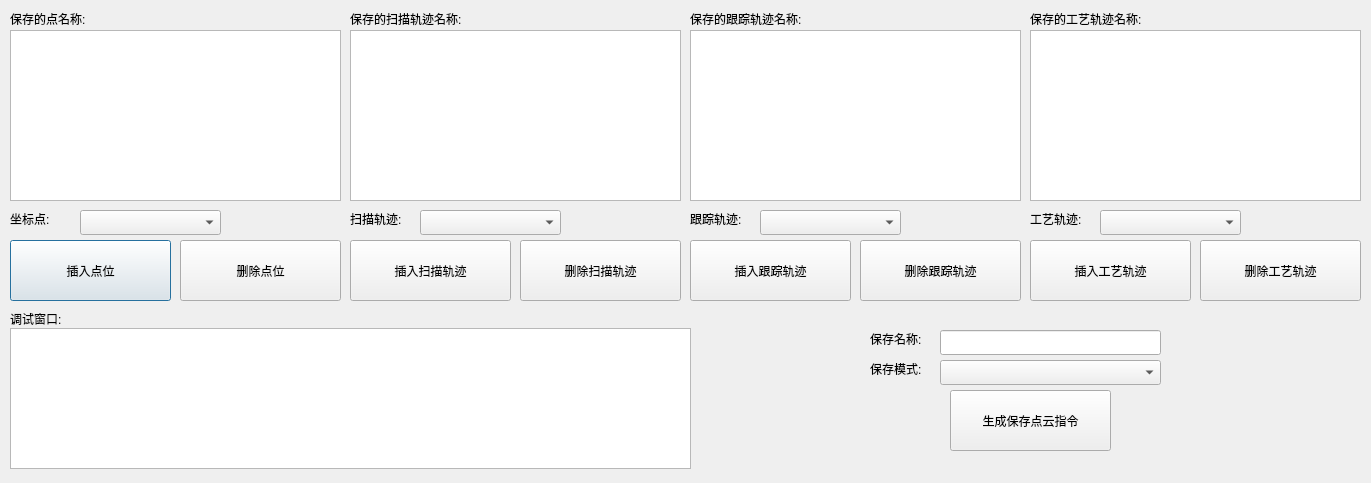
<?xml version="1.0" encoding="UTF-8"?>
<ui version="4.0">
 <class>keysavepcdDlg</class>
 <widget class="QDialog" name="keysavepcdDlg">
  <property name="geometry">
   <rect>
    <x>0</x>
    <y>0</y>
    <width>1371</width>
    <height>483</height>
   </rect>
  </property>
  <property name="windowTitle">
   <string>Dialog</string>
  </property>
  <widget class="QLabel" name="label">
   <property name="geometry">
    <rect>
     <x>10</x>
     <y>310</y>
     <width>67</width>
     <height>17</height>
    </rect>
   </property>
   <property name="text">
    <string>调试窗口:</string>
   </property>
  </widget>
  <widget class="QTextBrowser" name="record">
   <property name="geometry">
    <rect>
     <x>10</x>
     <y>328</y>
     <width>681</width>
     <height>141</height>
    </rect>
   </property>
  </widget>
  <widget class="QLabel" name="label_12">
   <property name="geometry">
    <rect>
     <x>10</x>
     <y>210</y>
     <width>51</width>
     <height>17</height>
    </rect>
   </property>
   <property name="text">
    <string>坐标点:</string>
   </property>
  </widget>
  <widget class="QLabel" name="label_2">
   <property name="geometry">
    <rect>
     <x>10</x>
     <y>10</y>
     <width>101</width>
     <height>17</height>
    </rect>
   </property>
   <property name="text">
    <string>保存的点名称:</string>
   </property>
  </widget>
  <widget class="QPushButton" name="pointsAddBtn">
   <property name="geometry">
    <rect>
     <x>10</x>
     <y>240</y>
     <width>161</width>
     <height>61</height>
    </rect>
   </property>
   <property name="text">
    <string>插入点位</string>
   </property>
  </widget>
  <widget class="QPushButton" name="pointsDelBtn">
   <property name="geometry">
    <rect>
     <x>180</x>
     <y>240</y>
     <width>161</width>
     <height>61</height>
    </rect>
   </property>
   <property name="text">
    <string>删除点位</string>
   </property>
  </widget>
  <widget class="QComboBox" name="pointscomboBox">
   <property name="geometry">
    <rect>
     <x>80</x>
     <y>210</y>
     <width>141</width>
     <height>25</height>
    </rect>
   </property>
  </widget>
  <widget class="QListWidget" name="pointslist">
   <property name="geometry">
    <rect>
     <x>10</x>
     <y>30</y>
     <width>331</width>
     <height>171</height>
    </rect>
   </property>
  </widget>
  <widget class="QPushButton" name="scanAddBtn">
   <property name="geometry">
    <rect>
     <x>350</x>
     <y>240</y>
     <width>161</width>
     <height>61</height>
    </rect>
   </property>
   <property name="text">
    <string>插入扫描轨迹</string>
   </property>
  </widget>
  <widget class="QLabel" name="label_13">
   <property name="geometry">
    <rect>
     <x>350</x>
     <y>210</y>
     <width>71</width>
     <height>17</height>
    </rect>
   </property>
   <property name="text">
    <string>扫描轨迹:</string>
   </property>
  </widget>
  <widget class="QLabel" name="label_3">
   <property name="geometry">
    <rect>
     <x>350</x>
     <y>10</y>
     <width>141</width>
     <height>17</height>
    </rect>
   </property>
   <property name="text">
    <string>保存的扫描轨迹名称:</string>
   </property>
  </widget>
  <widget class="QComboBox" name="scancomboBox">
   <property name="geometry">
    <rect>
     <x>420</x>
     <y>210</y>
     <width>141</width>
     <height>25</height>
    </rect>
   </property>
  </widget>
  <widget class="QListWidget" name="scanlist">
   <property name="geometry">
    <rect>
     <x>350</x>
     <y>30</y>
     <width>331</width>
     <height>171</height>
    </rect>
   </property>
  </widget>
  <widget class="QPushButton" name="scanDelBtn">
   <property name="geometry">
    <rect>
     <x>520</x>
     <y>240</y>
     <width>161</width>
     <height>61</height>
    </rect>
   </property>
   <property name="text">
    <string>删除扫描轨迹</string>
   </property>
  </widget>
  <widget class="QPushButton" name="creatsDelBtn">
   <property name="geometry">
    <rect>
     <x>860</x>
     <y>240</y>
     <width>161</width>
     <height>61</height>
    </rect>
   </property>
   <property name="text">
    <string>删除跟踪轨迹</string>
   </property>
  </widget>
  <widget class="QComboBox" name="creatscomboBox">
   <property name="geometry">
    <rect>
     <x>760</x>
     <y>210</y>
     <width>141</width>
     <height>25</height>
    </rect>
   </property>
  </widget>
  <widget class="QListWidget" name="creatslist">
   <property name="geometry">
    <rect>
     <x>690</x>
     <y>30</y>
     <width>331</width>
     <height>171</height>
    </rect>
   </property>
  </widget>
  <widget class="QLabel" name="label_14">
   <property name="geometry">
    <rect>
     <x>690</x>
     <y>210</y>
     <width>71</width>
     <height>17</height>
    </rect>
   </property>
   <property name="text">
    <string>跟踪轨迹:</string>
   </property>
  </widget>
  <widget class="QPushButton" name="creatsAddBtn">
   <property name="geometry">
    <rect>
     <x>690</x>
     <y>240</y>
     <width>161</width>
     <height>61</height>
    </rect>
   </property>
   <property name="text">
    <string>插入跟踪轨迹</string>
   </property>
  </widget>
  <widget class="QLabel" name="label_4">
   <property name="geometry">
    <rect>
     <x>690</x>
     <y>10</y>
     <width>141</width>
     <height>17</height>
    </rect>
   </property>
   <property name="text">
    <string>保存的跟踪轨迹名称:</string>
   </property>
  </widget>
  <widget class="QComboBox" name="tracescomboBox">
   <property name="geometry">
    <rect>
     <x>1100</x>
     <y>210</y>
     <width>141</width>
     <height>25</height>
    </rect>
   </property>
  </widget>
  <widget class="QPushButton" name="tracesAddBtn">
   <property name="geometry">
    <rect>
     <x>1030</x>
     <y>240</y>
     <width>161</width>
     <height>61</height>
    </rect>
   </property>
   <property name="text">
    <string>插入工艺轨迹</string>
   </property>
  </widget>
  <widget class="QLabel" name="label_15">
   <property name="geometry">
    <rect>
     <x>1030</x>
     <y>210</y>
     <width>71</width>
     <height>17</height>
    </rect>
   </property>
   <property name="text">
    <string>工艺轨迹:</string>
   </property>
  </widget>
  <widget class="QPushButton" name="tracesDelBtn">
   <property name="geometry">
    <rect>
     <x>1200</x>
     <y>240</y>
     <width>161</width>
     <height>61</height>
    </rect>
   </property>
   <property name="text">
    <string>删除工艺轨迹</string>
   </property>
  </widget>
  <widget class="QListWidget" name="traceslist">
   <property name="geometry">
    <rect>
     <x>1030</x>
     <y>30</y>
     <width>331</width>
     <height>171</height>
    </rect>
   </property>
  </widget>
  <widget class="QLabel" name="label_5">
   <property name="geometry">
    <rect>
     <x>1030</x>
     <y>10</y>
     <width>141</width>
     <height>17</height>
    </rect>
   </property>
   <property name="text">
    <string>保存的工艺轨迹名称:</string>
   </property>
  </widget>
  <widget class="QLineEdit" name="savepcdname">
   <property name="geometry">
    <rect>
     <x>940</x>
     <y>330</y>
     <width>221</width>
     <height>25</height>
    </rect>
   </property>
  </widget>
  <widget class="QComboBox" name="savepcdmodecombo">
   <property name="geometry">
    <rect>
     <x>940</x>
     <y>360</y>
     <width>221</width>
     <height>25</height>
    </rect>
   </property>
  </widget>
  <widget class="QPushButton" name="savepcdBtn">
   <property name="geometry">
    <rect>
     <x>950</x>
     <y>390</y>
     <width>161</width>
     <height>61</height>
    </rect>
   </property>
   <property name="text">
    <string>生成保存点云指令</string>
   </property>
  </widget>
  <widget class="QLabel" name="label_21">
   <property name="geometry">
    <rect>
     <x>870</x>
     <y>360</y>
     <width>71</width>
     <height>17</height>
    </rect>
   </property>
   <property name="text">
    <string>保存模式:</string>
   </property>
  </widget>
  <widget class="QLabel" name="label_20">
   <property name="geometry">
    <rect>
     <x>870</x>
     <y>330</y>
     <width>71</width>
     <height>17</height>
    </rect>
   </property>
   <property name="text">
    <string>保存名称:</string>
   </property>
  </widget>
 </widget>
 <resources/>
 <connections/>
</ui>
